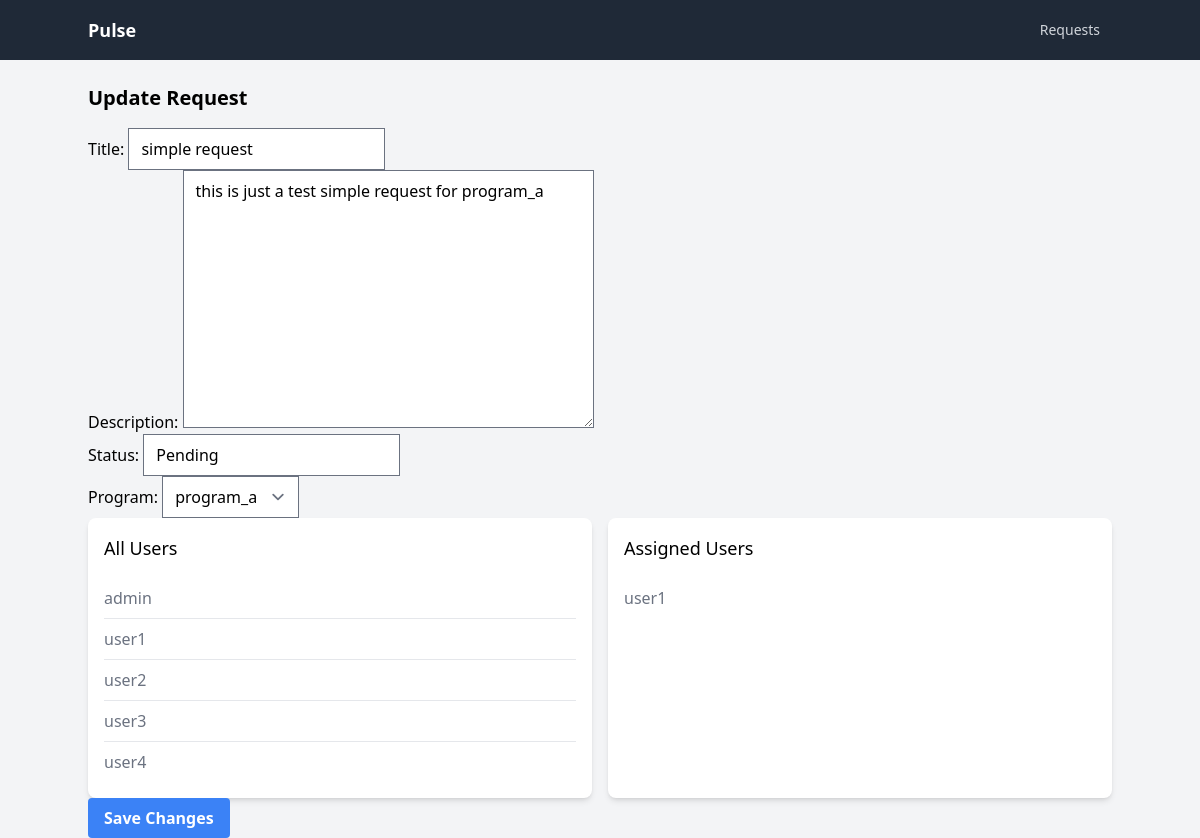
The page /request/1/update/ on the database its author committed.
### approvals/models.py (models this page shows, shortened)
class Request(models.Model):
    title = models.CharField(max_length=200)
    description = models.TextField()
    created_by = models.ForeignKey(
        User, on_delete=models.CASCADE, related_name="requests_created"
    )
    program = models.ForeignKey(Program, on_delete=models.CASCADE)
    assigned_to = models.ManyToManyField(
        User, related_name="requests_assigned_to", blank=True
    )
    created_at = models.DateTimeField(auto_now_add=True)
    updated_at = models.DateTimeField(auto_now=True)
    status = models.CharField(max_length=20, default="Pending")

### approvals/views.py (the view)
# urls.py: path("request/<int:pk>/update/", RequestUpdateView.as_view(), name="request_update"),
class RequestUpdateView(UpdateView):
    model = Request
    fields = ["title", "description", "status", "program"]
    template_name = "approvals/request_update.html"
    success_url = reverse_lazy("approvals:index")
    def get_context_data(self, **kwargs):
        context = super().get_context_data(**kwargs)
        context["programs"] = Program.objects.all()
        context["all_users"] = User.objects.all()
        context['assigned_users'] = self.object.assigned_to.all()
        return context

### approvals/models.py (called while the page is built)
    def __str__(self):
        return self.name

### templates/approvals/request_update.html (shortened to what this page needs)
{% extends 'base.html' %}
{% block content %}
<div class="container mx-auto mt-6">
    <h2 class="text-xl font-semibold mb-4">Update Request</h2>
    <form method="post">
        {{ form.as_p }}
        <div class="grid grid-cols-2 gap-4">
            <div class="bg-white rounded-lg shadow-md p-4">
                <h2 class="text-lg font-medium mb-4">All Users</h2>
                <ul class="divide-y divide-gray-200">
                    {% for user in all_users %}
                    <li class="py-2 flex items-center">
                        <span class="text-gray-500">{{ user.username }}</span>
                    </li>
                    {% endfor %}
                </ul>
            </div>
            <div class="bg-white rounded-lg shadow-md p-4">
                <h2 class="text-lg font-medium mb-4">Assigned Users</h2>
                <ul class="divide-y divide-gray-200">
                    {% for user in assigned_users %}
                    <li class="py-2 flex items-center">
                        <span class="text-gray-500">{{ user.username }}</span>
                    </li>
                    {% endfor %}
                </ul>
            </div>
        </div>
        <button class="bg-blue-500 hover:bg-blue-700 text-white font-bold py-2 px-4 rounded">
            Save Changes
        </button>
    </form>
</div>
{% endblock %}

### rows shown on the page
Request: title "simple request", description "this is just a test simple request for program_a", status "Pending", program "program_a"

### other values the page prints
{{ user.username }} "admin"
{{ user.username }} "user1"
{{ user.username }} "user2"
{{ user.username }} "user3"
{{ user.username }} "user4"
